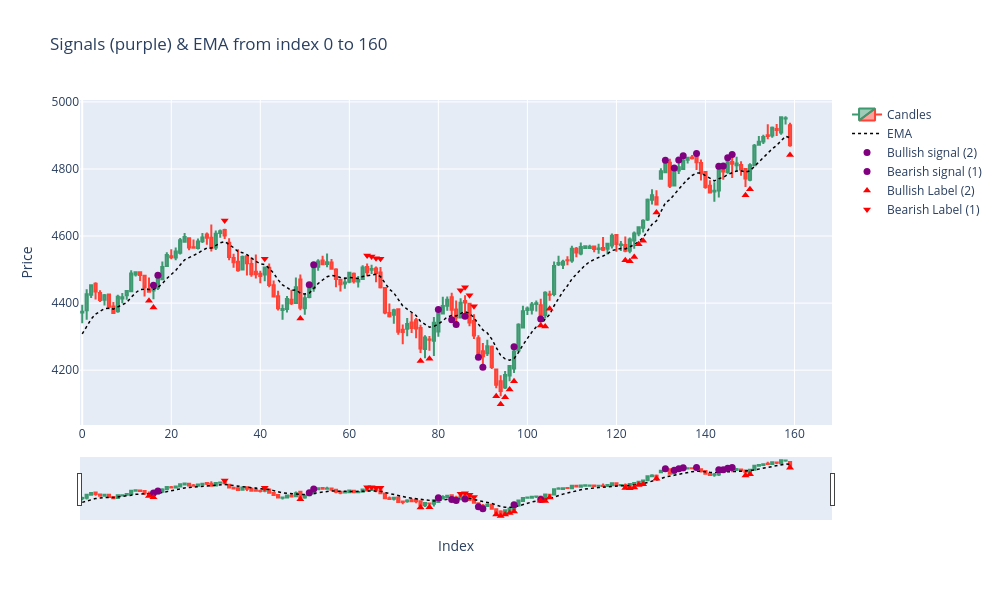

Source (notebook cell):
### Code cell
# ===============================
# Plot signals on OHLC candles with indicators for BUY/SELL strategy points
# ===============================
def plot_signals(test_df, pred_column='predictions', start=0, length=100):
    # Subset
    df_slice = test_df.iloc[start:start+length].copy()
    df_slice.reset_index(inplace=True)  # Reset for plotting

    # Candle plot
    fig = go.Figure(data=[go.Candlestick(
        x=df_slice['index'] if 'index' in df_slice else df_slice.index,
        open=df_slice['Open'],
        high=df_slice['High'],
        low=df_slice['Low'],
        close=df_slice['Close'],
        name='Candles'
    )])

    if 'ema_10' in df_slice.columns: # can be adjusted                    
        fig.add_trace(go.Scatter(
            x=df_slice['index'] if 'index' in df_slice else df_slice.index,
            y=df_slice['ema_10'],
            mode='lines',
            line=dict(width=1.5, dash='dot', color='black'),
            name='EMA'
        ))

    # Bullish signals
    bull_idx = df_slice[df_slice[pred_column] == 2].index
    fig.add_trace(go.Scatter(
        x=df_slice.loc[bull_idx, 'index'] if 'index' in df_slice else bull_idx,
        y=df_slice.loc[bull_idx, 'Low'] - (df_slice['High']-df_slice['Low']).mean()*0.1,
        mode='markers',
        marker=dict(size=7, color='purple', symbol='circle'),
        name='Bullish signal (2)'
    ))

    # Bearish signals
    bear_idx = df_slice[df_slice[pred_column] == 1].index
    fig.add_trace(go.Scatter(
        x=df_slice.loc[bear_idx, 'index'] if 'index' in df_slice else bear_idx,
        y=df_slice.loc[bear_idx, 'High'] + (df_slice['High']-df_slice['Low']).mean()*0.1,
        mode='markers',
        marker=dict(size=7, color='purple', symbol='circle'),
        name='Bearish signal (1)'
    ))

    # Bullish labels
    bull_idx = df_slice[df_slice[best_label] == 2].index
    fig.add_trace(go.Scatter(
        x=df_slice.loc[bull_idx, 'index'] if 'index' in df_slice else bull_idx,
        y=df_slice.loc[bull_idx, 'Low'] - (df_slice['High']-df_slice['Low']).mean()*0.5,
        mode='markers',
        marker=dict(size=7, color='red', symbol='triangle-up'),
        name='Bullish Label (2)'
    ))

    # Bearish labels
    bear_idx = df_slice[df_slice[best_label] == 1].index
    fig.add_trace(go.Scatter(
        x=df_slice.loc[bear_idx, 'index'] if 'index' in df_slice else bear_idx,
        y=df_slice.loc[bear_idx, 'High'] + (df_slice['High']-df_slice['Low']).mean()*0.5,
        mode='markers',
        marker=dict(size=7, color='red', symbol='triangle-down'),
        name='Bearish Label (1)'
    ))

    fig.update_layout(
        title=f"Signals (purple) & EMA from index {start} to {start+length}",
        xaxis_title="Index",
        yaxis_title="Price",
        showlegend=True,
        height=600,
        width=1000
    )
    png_path = "plots/xgboost_last_test_sample.png"
    fig.write_image(png_path)
    fig.show()
    display(Image(filename=png_path)) # Display static image (GitHub-compatible)


plot_signals(test_df, pred_column="sel_preds", start=0, length=160)

### Figure 1 — Plotly figure (JSON) as saved in the notebook; plotly's stock layout.template omitted (floating-point values rounded to 4 significant figures; data arrays with more than 128 entries replaced by an {"elided": "..."} marker saying what was removed)
{"data": [{"close": {"elided": "160 float values"}, "high": {"elided": "160 float values"}, "low": {"elided": "160 float values"}, "name": "Candles", "open": {"elided": "160 float values"}, "type": "candlestick", "x": {"elided": "160 int values"}}, {"line": {"color": "black", "dash": "dot", "width": 1.5}, "mode": "lines", "name": "EMA", "type": "scatter", "x": {"elided": "160 int values"}, "y": {"elided": "160 float values"}}, {"marker": {"color": "purple", "size": 7, "symbol": "circle"}, "mode": "markers", "name": "Bullish signal (2)", "type": "scatter", "x": [83, 84, 86, 89, 90, 103], "y": [4351.0, 4336.0, 4361.0, 4239.0, 4208.0, 4353.0]}, {"marker": {"color": "purple", "size": 7, "symbol": "circle"}, "mode": "markers", "name": "Bearish signal (1)", "type": "scatter", "x": [16, 17, 51, 52, 80, 97, 131, 133, 134, 135, 138, 143, 144, 145, 146], "y": [4453.0, 4483.0, 4454.0, 4514.0, 4381.0, 4270.0, 4826.0, 4803.0, 4827.0, 4839.0, 4846.0, 4808.0, 4809.0, 4833.0, 4843.0]}, {"marker": {"color": "red", "size": 7, "symbol": "triangle-up"}, "mode": "markers", "name": "Bullish Label (2)", "type": "scatter", "x": [15, 16, 49, 76, 78, 93, 94, 95, 96, 97, 103, 104, 105, 122, 123, 124, 125, 126, 129, 149, 150, 159], "y": [4407.0, 4387.0, 4354.0, 4227.0, 4234.0, 4122.0, 4098.0, 4119.0, 4142.0, 4167.0, 4333.0, 4330.0, 4383.0, 4528.0, 4524.0, 4537.0, 4575.0, 4586.0, 4670.0, 4722.0, 4739.0, 4842.0]}, {"marker": {"color": "red", "size": 7, "symbol": "triangle-down"}, "mode": "markers", "name": "Bearish Label (1)", "type": "scatter", "x": [32, 41, 64, 65, 66, 67, 85, 86, 87, 88], "y": [4646.0, 4532.0, 4542.0, 4539.0, 4534.0, 4532.0, 4439.0, 4448.0, 4424.0, 4391.0]}], "layout": {"height": 600, "showlegend": true, "title": {"text": "Signals (purple) & EMA from index 0 to 160"}, "width": 1000, "xaxis": {"title": {"text": "Index"}}, "yaxis": {"title": {"text": "Price"}}}}
